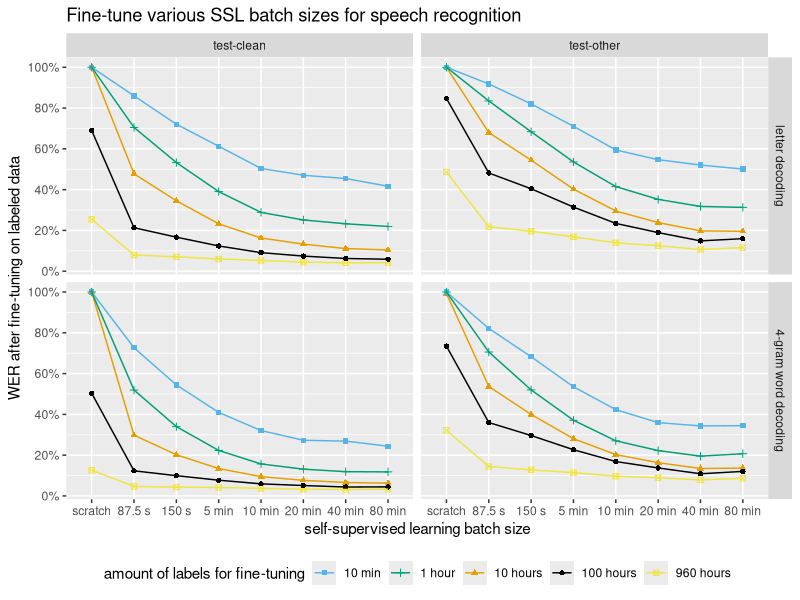
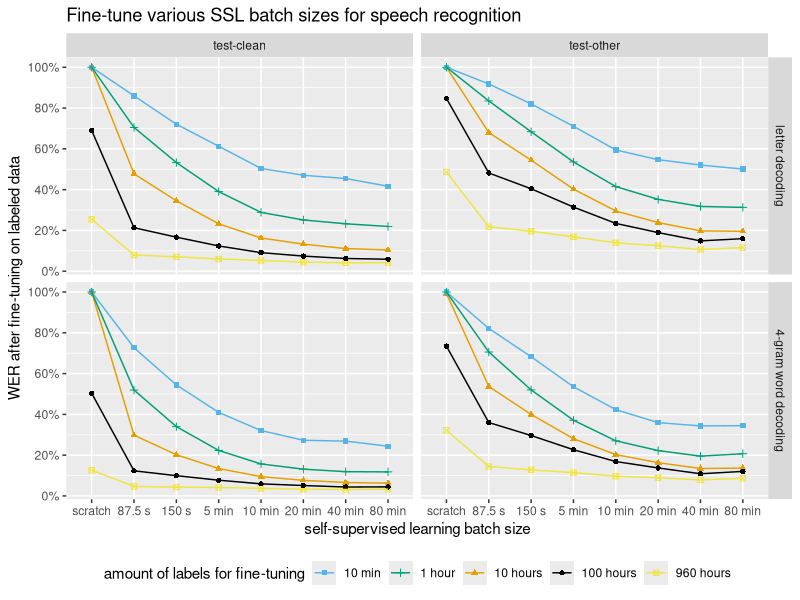

R code for these plots, in order:
# install the tidyverse
library(tidyverse)
library(patchwork)
library(scales)
library(ggthemes)
library(egg)

# read data
df = read.csv('ft_asr_lm.csv')

# process data

# only use test set results
df = subset(df, !(eval_dataset %in% c('dev-clean', 'dev-other')))

# change lm true/false to label for facet grid
df$lm = as.logical(df$lm)
df = df %>%
  mutate(lm = ifelse(lm == FALSE, 'letter decoding', '4-gram word decoding'))

# clip WER values to 1 and make percentages
df <- df %>%
  mutate(value = pmax(0, pmin(1, value)),  # Clip values between 0 and 1
         value = value * 100)              # Multiply values by 100

# change order of rows in facet grid
df$lm = factor(df$lm, levels = c("letter decoding", "4-gram word decoding"))

# delete data 
df_subset <- df[df$lm == 'letter decoding' & df$eval_dataset == 'test-clean', ]

# x-axis for all graphs
x_axis = scale_x_discrete(
  name='self-supervised learning batch size',
  limits=c('scratch','0gpu', '1gpu', '2gpu', '4gpu', '8gpu', '16gpu', '32gpu'),
  labels=c('scratch', '87.5 s', '150 s', '5 min', '10 min', '20 min', '40 min', '80 min')
)

# legend for graphs
legend_breaks <- c(
  "ls10m", "ls1h", "ls10h", "ls100h", 'ls960h'
)
legend_labels = c('10 min', '1 hour', '10 hours', '100 hours', '960 hours')


# plot
g = (
  ggplot(df)
  + aes(
    batch.size, 
    value, 
    color=ft_dataset,
    shape=ft_dataset,
    group=ft_dataset
  )
  + geom_point()
  + geom_line()
  + x_axis
  + scale_y_continuous(name='WER after fine-tuning on labeled data',
                       labels = scales::percent_format(scale = 1),
                       breaks = seq(0, 100, by = 20))
  + scale_colour_colorblind(
    name='amount of labels for fine-tuning',
    breaks=legend_breaks,
    labels=legend_labels,
  )
  + scale_shape(
    name='amount of labels for fine-tuning',
    breaks=legend_breaks, 
    labels=legend_labels, 
  )
  + labs(title = "Fine-tune various SSL batch sizes for speech recognition")
)

# change order of 
g = (
  g
  + facet_grid(rows = vars(lm), cols = vars(eval_dataset)) 
  + theme(legend.position = "bottom")
)


g

ggsave(
  file="ft_plot_a4.pdf",
  plot=g,
  device = cairo_pdf,
  width = 200,
  height = 120,
  units = "mm"
)
